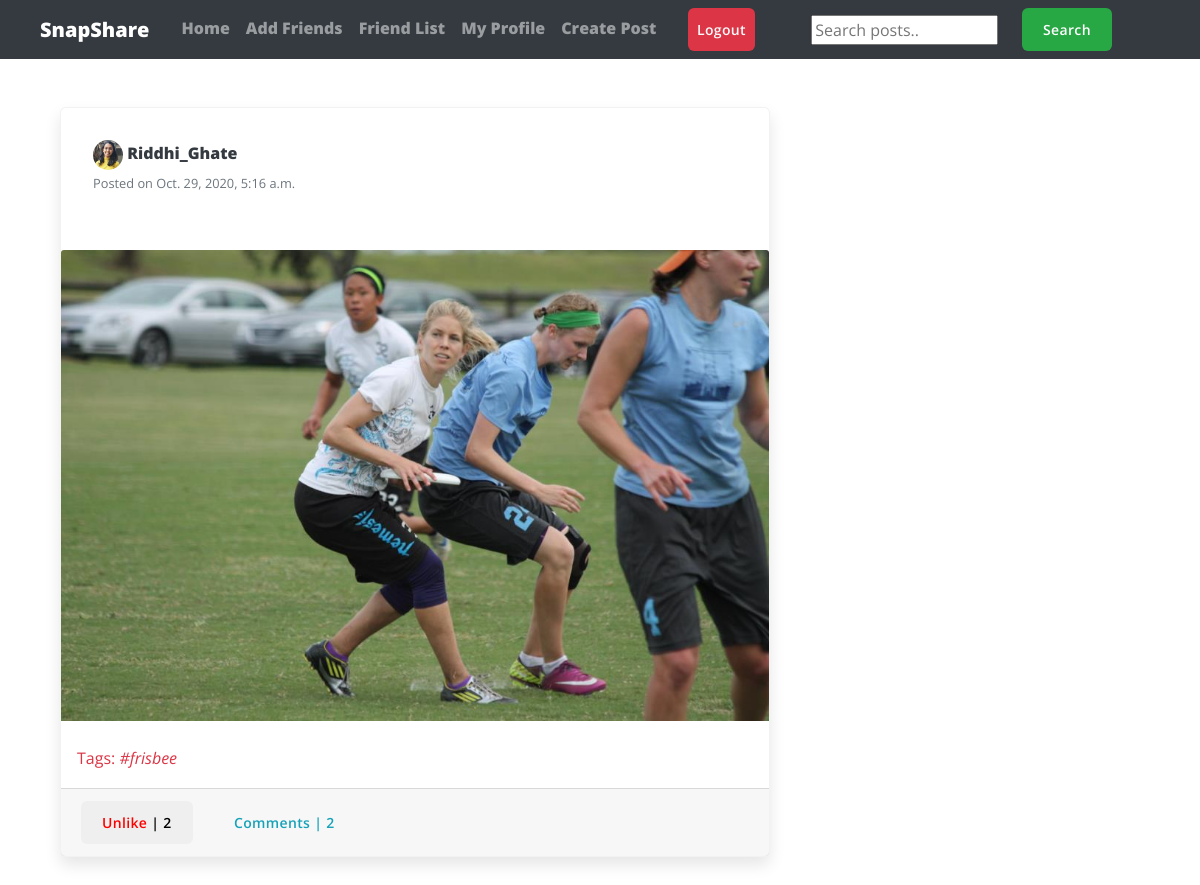
The app's page /user_posts/Riddhi_Ghate (signed in) with its own data.
### feed/models.py (models this page shows, shortened)
class Post(models.Model):
	caption = models.CharField(max_length=255, blank=True)
	pic = models.ImageField(upload_to='path/to/img')
	date_posted = models.DateTimeField(default=timezone.now)
	user_name = models.ForeignKey(User, on_delete=models.CASCADE)
	tags = models.CharField(max_length=100, blank=True)

### users/models.py (models this page shows, shortened)
class Profile(models.Model):
	user = models.OneToOneField(User, on_delete=models.CASCADE)
	image = models.ImageField(default='default.png', upload_to='profile_pics')
	slug = AutoSlugField(populate_from='user')
	bio = models.CharField(max_length=255, blank=True)
	friends = models.ManyToManyField("Profile", blank=True)
	def get_absolute_url(self):
		return "/users/{}".format(self.slug)

### feed/views.py (the view)
# urls.py: path('user_posts/<str:username>', UserPostListView.as_view(), name='user-posts'),
class UserPostListView(LoginRequiredMixin, ListView):
	model = Post
	template_name = 'feed/user_posts.html'
	context_object_name = 'posts'
	paginate_by = 10
	def get_context_data(self, **kwargs):
		context = super(UserPostListView, self).get_context_data(**kwargs)
		user = get_object_or_404(User, username=self.kwargs.get('username'))
		liked = [i for i in Post.objects.filter(user_name=user) if Like.objects.filter(user = self.request.user, post=i)]
		context['liked_post'] = liked
		return context
	def get_queryset(self):
		user = get_object_or_404(User, username=self.kwargs.get('username'))
		return Post.objects.filter(user_name=user).order_by('-date_posted')

### feed/templates/feed/user_posts.html (shortened to what this page needs)
{% extends "feed/layout.html" %}
{% load static %}
{% block searchform %}
<form class="form-inline my-2 my-lg-0 ml-5" action="{% url 'search_posts' %}" method="get">
  <input name="p" type="text" placeholder="Search posts..">
  <button class="btn btn-success my-2 my-sm-0 ml-4" type="submit">Search</button>
</form>
{% endblock searchform %}
{% block content %}
 	<div class="container">
	    <div class="row">
	      <div class="col-md-8">
	        {% for post in posts %}
	        <div class="card card-signin my-5">
	          <div class="card-body">
	          	<a href="{{ post.user_name.profile.get_absolute_url }}"><img src="{{ post.user_name.profile.image.url }}" class="rounded-circle" width="30" height="30" alt=""></a>
	          	<a class="text-dark" href="{{ post.user_name.profile.get_absolute_url }}"><b>{{ post.user_name }}</b></a>
	          	<br><small class="text-muted">Posted on {{ post.date_posted }}</small>
	          	<br><br>
	          </div>
	          <a href="{% url 'post-detail' post.id %}"><img class="card-img-top" src="{{ post.pic.url }}" alt=""></a>
	          {% if post.tags %}
	          <br><p class="text-danger ml-3"><b>Tags: <i>{{ post.tags }}</i></b></p>
	          {% endif %}
	          <div class="card-footer">
	          	<button class="btn btn-white mr-3 like" id="{{ post.id }}">
			        {% if post in liked_post %}
			            <a href="{% url 'post-like' %}" style="color:red;" id="likebtn{{ post.id }}"> Unlike</a> | {{post.likes.count}}
			        {% else %}
			            <a href="{% url 'post-like' %}" style="color:green;" id="likebtn{{ post.id }}"> Like</a> | {{post.likes.count}}
			        {% endif %}
			    </button>
	          	<a class="btn btn-outline-info" href="{% url 'post-detail' post.id %}">Comments | {{ post.details.count }}</a>
	          </div>
	        </div>
	        {% endfor %}
	  	   </div>
	    </div>
	</div>
{% endblock content %}

### feed/static/styles.css (style rules this page uses)
:root { --input-padding-x: 1.5rem; --input-padding-y: .75rem; }
body { background-color: #abcd12; }
.card-signin { border: 0; border-radius: 1rem; box-shadow: 0 0.5rem 1rem 0 rgba(0, 0, 0, 0.1); }
.card-signin .card-body { padding: 2rem; }

### feed/static/profilepage.css (style rules this page uses)
:root { --blue: #5e72e4; --indigo: #5603ad; --purple: #8965e0; --pink: #f3a4b5; --red: #f5365c; --orange: #fb6340; --yellow: #ffd600; --green: #2dce89; --teal: #11cdef; --cyan: #2bffc6; --white: #fff; --gray: #8898aa; --gray-dark: #32325d; --light: #ced4da; --lighter: #e9ecef; --primary: #5e72e4; --secondary: #f7fafc; --success: #2dce89; --info: #11cdef; --warning: #fb6340; --danger: #f5365c; --light: #adb5bd; --dark: #212529; --default: #172b4d; --white: #fff; --neutral: #fff; --darker: black; --breakpoint-xs: 0; --breakpoint-sm: 576px; --breakpoint-md: 768px; --breakpoint-lg: 992px; --breakpoint-xl: 1200px; --font-family-monospace: SFMono-Regular, Menlo, Monaco, Consolas, 'Liberation Mono', 'Courier New', monospace; }
*, *::before, *::after { box-sizing: border-box; }
body { font-family: Open Sans, sans-serif; font-size: 1rem; font-weight: 900; line-height: 1.5; margin: 0; text-align: left; color: #525f7f; background-color: #fff; }
p { margin-top: 0; margin-bottom: 1rem; }
a { text-decoration: none; color: #5e72e4; background-color: transparent; -webkit-text-decoration-skip: objects; }
img { vertical-align: middle; border-style: none; }
button { border-radius: 0; }
input, button { font-family: inherit; font-size: inherit; line-height: inherit; margin: 0; }
button, input { overflow: visible; }
button { text-transform: none; }
button, [type='reset'], [type='submit'] { -webkit-appearance: button; }
.btn { font-size: 1rem; font-weight: 600; line-height: 1.5; display: inline-block; padding: .625rem 1.25rem; -webkit-user-select: none; -moz-user-select: none; -ms-user-select: none; user-select: none; transition: color .15s ease-in-out, background-color .15s ease-in-out, border-color .15s ease-in-out, box-shadow .15s ease-in-out; text-align: center; vertical-align: middle; white-space: nowrap; border: 1px solid transparent; border-radius: .375rem; }
.btn:not(:disabled):not(.disabled) { cursor: pointer; }
.card { position: relative; display: flex; flex-direction: column; min-width: 0; word-wrap: break-word; border: 1px solid rgba(0, 0, 0, .05); border-radius: .375rem; background-color: #fff; background-clip: border-box; }
.card-body { padding: 1.5rem; flex: 1 1 auto; }
.rounded-circle { border-radius: 50% !important; }
.btn { font-size: .875rem; position: relative; transition: all .15s ease; letter-spacing: .025em; text-transform: none; will-change: transform; }
.btn:not(:last-child) { margin-right: .5rem; }
[class*='btn-outline-'] { border-width: 1px; }
p { font-size: 1rem; font-weight: 300; line-height: 1.7; }

### records on screen
Post: user_name.profile.image (placeholder picture), user_name "Riddhi_Ghate", date_posted "Oct. 29, 2020, 5:16 a.m.", pic (picture), tags "#frisbee", likes.count "2", details.count "2"
